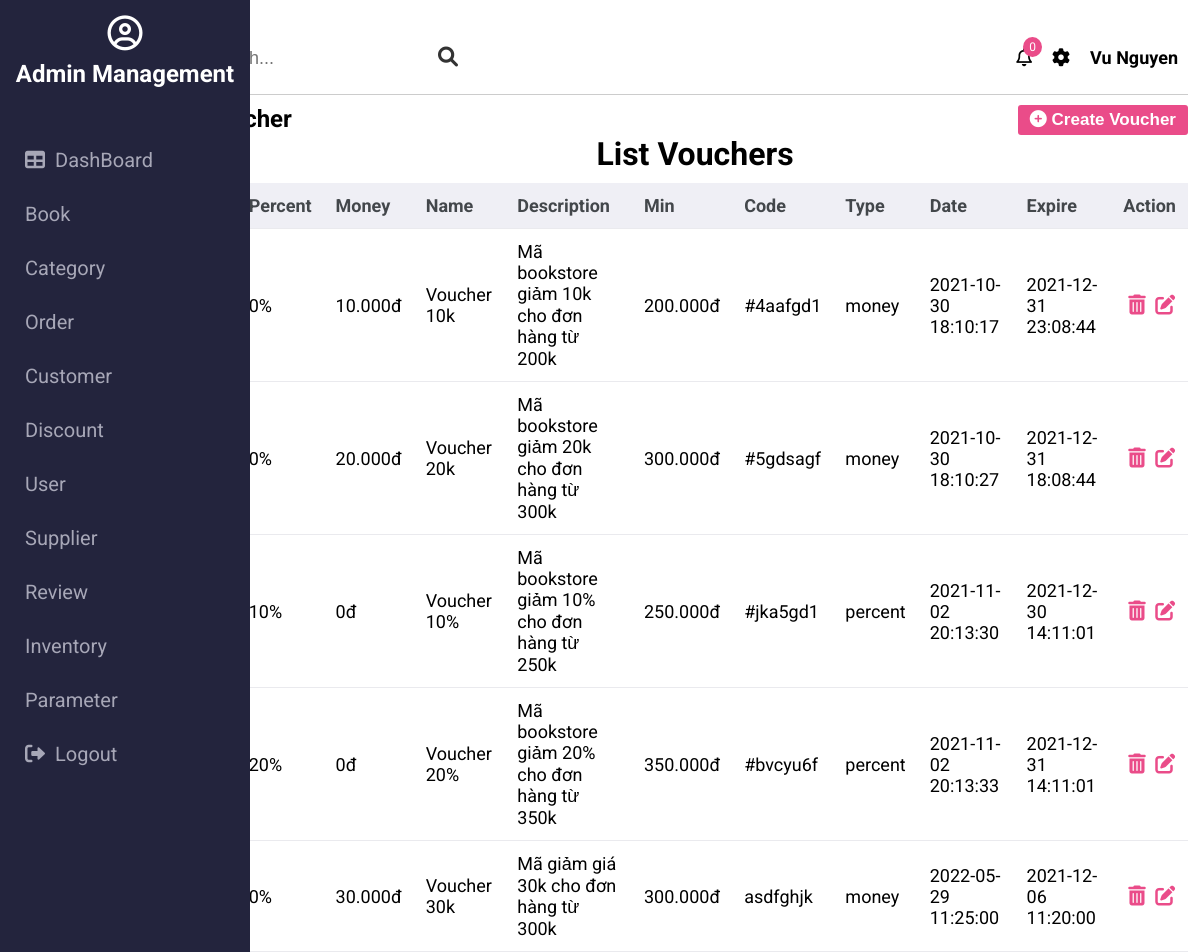
The app's page /admin/discount (signed in) with its own data.
### tables this page shows
CREATE TABLE `have_role` (
  `role_id` int(11) NOT NULL,
  `user_id` int(11) NOT NULL
);

CREATE TABLE `role` (
  `role_id` int(11) NOT NULL,
  `name` varchar(128) DEFAULT NULL,
  `description` text DEFAULT NULL
);

CREATE TABLE `discount` (
  `discount_id` int(11) NOT NULL,
  `discount_percent` float DEFAULT NULL,
  `discount_number` float DEFAULT NULL,
  `name` varchar(128) DEFAULT NULL,
  `description` text DEFAULT NULL,
  `min_order` float DEFAULT NULL,
  `code` varchar(25) DEFAULT NULL,
  `quantity` int(11) DEFAULT NULL,
  `current_use` int(11) DEFAULT 0,
  `discount_type` varchar(15) DEFAULT NULL,
  `discount_date` datetime DEFAULT current_timestamp(),
  `discount_expire` datetime DEFAULT NULL,
  `enable` tinyint(4) DEFAULT NULL
);

### controllers/admin/BaseController.php (called while the page is built, shortened)
<?php
class BaseController {
    protected $userModel;
    public function __construct() {
        $this->userModel = new UserModel();
    }
    public function getUserModel() {
        return $this->userModel;
    }
    protected function view($path, array $data = []) {
        $path = self::BASE_FOLDER_VIEW . '/' . str_replace('.', '/', $path) . '.php';
        return include($path);
    }
}

### controllers/admin/DiscountController.php (called while the page is built, shortened)
<?php
class DiscountController extends BaseController {
    private $discountModel;
    public function __construct() {
        $this->discountModel = new DiscountModel();
        $this->userId = $_SESSION['user']['user_id'];
    }
    public function index() {
        $vouchers = $this->discountModel->getAll();
        $roles = $this->getUserModel()->getAllRoleByUserId($this->userId);
        return $this->view('admin.vouchers.show', ['vouchers' => $vouchers, 'roles' => $roles]);
    }
}

### core/Database.php (called while the page is built, shortened)
<?php
class Database {
    public function connect() {
        $host = self::HOST;
        $username = self::USERNAME;
        $password = self::PASSWORD;
        $dbname = self::DB_NAME;
        try {
            $connect = new PDO("mysql:host=$host;dbname=$dbname", $username, $password);
            $connect->setAttribute(PDO::ATTR_ERRMODE, PDO::ERRMODE_EXCEPTION);
            $connect->setAttribute(PDO::ATTR_DEFAULT_FETCH_MODE, PDO::FETCH_ASSOC);
            return $connect;
        } catch (PDOException $e) {
            echo "Connection failed: " . $e->getMessage();
        }
    }
}

### models/BaseModel.php (called while the page is built, shortened)
<?php
class BaseModel extends Database {
    protected $db;
    public function __construct() {
        $this->db = $this->connect();
    }
    public function all($table, $select, $orderBy, $limit) {
        $field = implode(',', $select);
        $orderField = 'order by ';
        $orderBy ? $orderField .= implode(', ', $orderBy) : $orderField = '';
        $sql = "select $field from $table $orderField limit $limit";
        $result = $this->db->query($sql);
        $data = [];
        while ($row = $result->fetch()) {
            $data[] = $row;
        }
        return $data;
    }
}

### models/UserModel.php (called while the page is built, shortened)
<?php
class UserModel extends BaseModel {
    public function getAllRoleByUserId($userId) {
        $sql = "select * from user u, have_role h, role r
                where u.user_id = h.user_id and h.role_id = r.role_id and u.user_id = :user_id";
        $stmt = $this->db->prepare($sql);
        $stmt->execute(['user_id' => $userId]);
        $roles = [];
        while ($row = $stmt->fetch()) {
            $roles[] = $row;
        }
        return $roles;
    }
}

### models/DiscountModel.php (called while the page is built, shortened)
<?php
class DiscountModel extends BaseModel {
    public function getAll($select = ['*'], $orderBy = [], $limit = 15) {
        return $this->all(self::TABLE, $select, $orderBy, $limit);
    }
}

### views/admin/vouchers/show.php (the view, shortened to what this page needs)
<?php $this->view('partitions.admin.header', ['roles' => $roles]); ?>
<div class="action">
    <h2>Voucher</h2>
    <button class="btn btn-create"><i class="fas fa-plus-circle"></i> Create Voucher</button>
</div>
<div class="content">
    <h1>List Vouchers</h1>
    <table>
        <thead>
            <th>#</th>
            <th>Percent</th>
            <th>Money</th>
            <th>Name</th>
            <th>Description</th>
            <th>Min</th>
            <th>Code</th>
            <th>Type</th>
            <th>Date</th>
            <th>Expire</th>
            <th>Action</th>
        </thead>
        <tbody class="content-body">
            <?php
            foreach ($vouchers as $voucher) {
            ?>
                <tr>
                    <td><?php echo $voucher['discount_id'] ?></td>
                    <td><?php echo $voucher['discount_percent'] * 100 ?>%</td>
                    <td><?php echo number_format($voucher['discount_number'], 0, '.', '.') ?>đ</td>
                    <td><?php echo $voucher['name'] ?></td>
                    <td><?php echo $voucher['description'] ?></td>
                    <td><?php echo number_format($voucher['min_order'], 0, '.', '.') ?>đ</td>
                    <td><?php echo $voucher['code'] ?></td>
                    <td><?php echo $voucher['discount_type'] ?></td>
                    <td><?php echo $voucher['discount_date'] ?></td>
                    <td><?php echo $voucher['discount_expire'] ?></td>
                    <td><a href="" class="btn-delete-voucher" voucher-id="<?php echo $voucher['discount_id'] ?>"><i class="fas fa-trash-alt"></i></a>
                        <a href="" class="btn-update-voucher" voucher-id="<?php echo $voucher['discount_id'] ?>"><i class="fas fa-edit"></i></a>
                    </td>
                </tr>
            <?php } ?>
        </tbody>
    </table>
</div>

### views/partitions/admin/sidebar.php
<div class="sidebar">
    <div class="sidebar-title">
        <i class="far fa-user-circle"></i>
        <h2>Admin Management</h2>
    </div>
    <ul class="sidebar-list">
        <?php $icons = [
            'user' => '<i class="fas fa-users"></i>',
            'customer' => '<i class="far fa-user"></i>',
            'category' => '<i class="fab fa-apple"></i>',
            'book' => '<i class="fas fa-book"></i>',
            'order' => '<i class="fas fa-history"></i>',
            'supplier' => '<i class="fas fa-coins"></i>',
            'tracking' => '<i class="fas fa-parachute-box"></i>',
            'inventory' => '<i class="fas fa-warehouse"></i>',
            'discount' => '<i class="fas fa-tags"></i>',
            'review' => '<i class="far fa-comment"></i>',
            'parameter' => '<i class="fab fa-whmcs"></i>'
        ] ?>
        <li class="sidebar-item"><a href=""><i class="fas fa-table"></i>DashBoard</a></li>
        <?php foreach ($roles as $role) : ?>
            <li class="sidebar-item"><a href="<?= $role['name'] ?>"> <?php echo $icons[$role['name']] ?> <?= ucfirst($role['name']) ?></a></li>
        <?php endforeach ?>
        <li class="sidebar-item"><a href="auth/adminLogout"><i class="fas fa-sign-out-alt"></i>Logout</a></li>
    </ul>
</div>

### public/admin/css/base.css (style rules this page uses)
:root { --white-color: #fff; --main-color: #ea4c89; --siderbar-color: #021056; }
* { padding: 0; margin: 0; box-sizing: border-box; }
html { font-family: "Roboto", sans-serif; }

### public/admin/css/style.css (style rules this page uses)
.sidebar { position: fixed; top: 0; bottom: 0; background-color: #23243d; width: 250px; }
.sidebar .sidebar-title { display: flex; flex-direction: column; align-items: center; color: var(--white-color); padding: 15px; }
.sidebar-title i { font-size: 35px; }
.sidebar-title h2 { margin-top: 10px; }
.sidebar-list { list-style: none; padding-top: 30px; }
.sidebar-item a { width: 100%; display: inline-block; text-decoration: none; color: #a7a7b7; font-size: 20px; padding: 15px 25px; transition: all ease-in 0.15s; }
.sidebar-item a i { margin-right: 10px; }
h1 { text-align: center; }
.btn { font-size: 17px; font-weight: 700; padding: 5px 12px; background-color: var(--main-color); color: var(--white-color); outline: none; border: none; border-radius: 3px; }
table { width: 100%; margin-top: 10px; }
table, th, td { border-collapse: collapse; }
td a { text-decoration: none; color: var(--main-color); margin-left: 5px; font-size: 20px; }
th, td { padding: 12px; font-size: 18px; text-align: left; }
table th { background-color: #efeff5; color: #43474b; }
table tr { border-bottom: 1px solid #eaeaee; }
table tr td:first-child { font-weight: bold; }
.action { display: flex; justify-content: space-between; margin-top: 10px; }

### records on screen
have_role: role.name "Book"
have_role: role.name "Category"
have_role: role.name "Order"
have_role: role.name "Customer"
have_role: role.name "Discount"
have_role: role.name "User"
have_role: role.name "Supplier"
have_role: role.name "Review"
have_role: role.name "Inventory"
have_role: role.name "Parameter"
discount: $voucher['discount_percent']*100 "0", discount_number "10.000", name "Voucher 10k", description "Mã bookstore giảm 10k cho đơn hàng từ 200k", min_order "200.000", code "#4aafgd1", discount_type "money", discount_date "2021-10-30 18:10:17", discount_expire "2021-12-31 23:08:44"
discount: $voucher['discount_percent']*100 "0", discount_number "20.000", name "Voucher 20k", description "Mã bookstore giảm 20k cho đơn hàng từ 300k", min_order "300.000", code "#5gdsagf", discount_type "money", discount_date "2021-10-30 18:10:27", discount_expire "2021-12-31 18:08:44"
discount: $voucher['discount_percent']*100 "10", discount_number "0", name "Voucher 10%", description "Mã bookstore giảm 10% cho đơn hàng từ 250k", min_order "250.000", code "#jka5gd1", discount_type "percent", discount_date "2021-11-02 20:13:30", discount_expire "2021-12-30 14:11:01"
discount: $voucher['discount_percent']*100 "20", discount_number "0", name "Voucher 20%", description "Mã bookstore giảm 20% cho đơn hàng từ 350k", min_order "350.000", code "#bvcyu6f", discount_type "percent", discount_date "2021-11-02 20:13:33", discount_expire "2021-12-31 14:11:01"
discount: $voucher['discount_percent']*100 "0", discount_number "30.000", name "Voucher 30k", description "Mã giảm giá 30k cho đơn hàng từ 300k", min_order "300.000", code "asdfghjk", discount_type "money", discount_date "2022-05-29 11:25:00", discount_expire "2021-12-06 11:20:00"

### other values on screen
$_SESSION['user']['first_name'] "Vu"
$_SESSION['user']['last_name'] "Nguyen"
